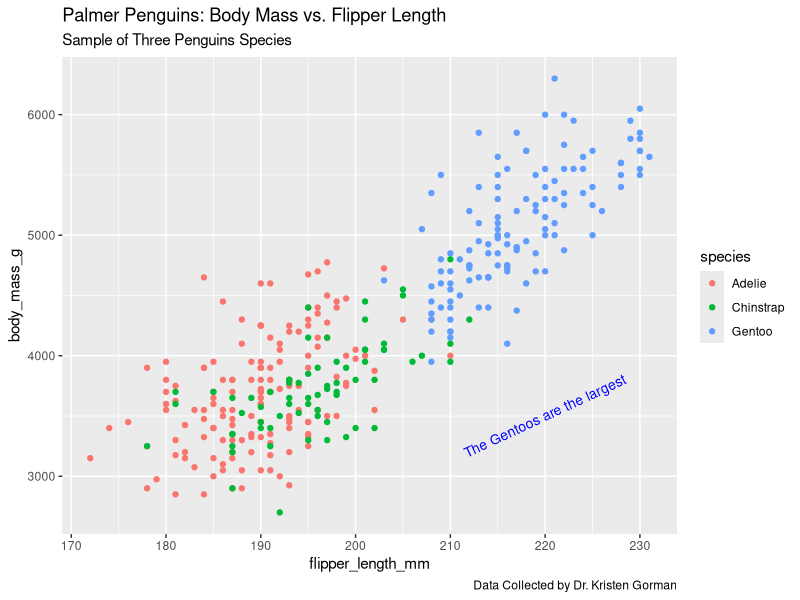

The R script that drew this image:
## ---- chunk 1
knitr::opts_chunk$set(echo = TRUE)
## ---- chunk 2
library(tidyverse)
library(palmerpenguins)
library(ggplot2)
## ---- chunk 3
ggplot(data=penguins) + 
  geom_point(mapping=aes(x=flipper_length_mm,y=body_mass_g,color=species)) +
  labs(title="Palmer Penguins: Body Mass vs. Flipper Length",subtitle = "Sample of Three Penguins Species",caption="Data Collected by Dr. Kristen Gorman") +
  annotate("text",x=220,y=3500,label="The Gentoos are the largest",color="blue",size=3.5,angle=25)
